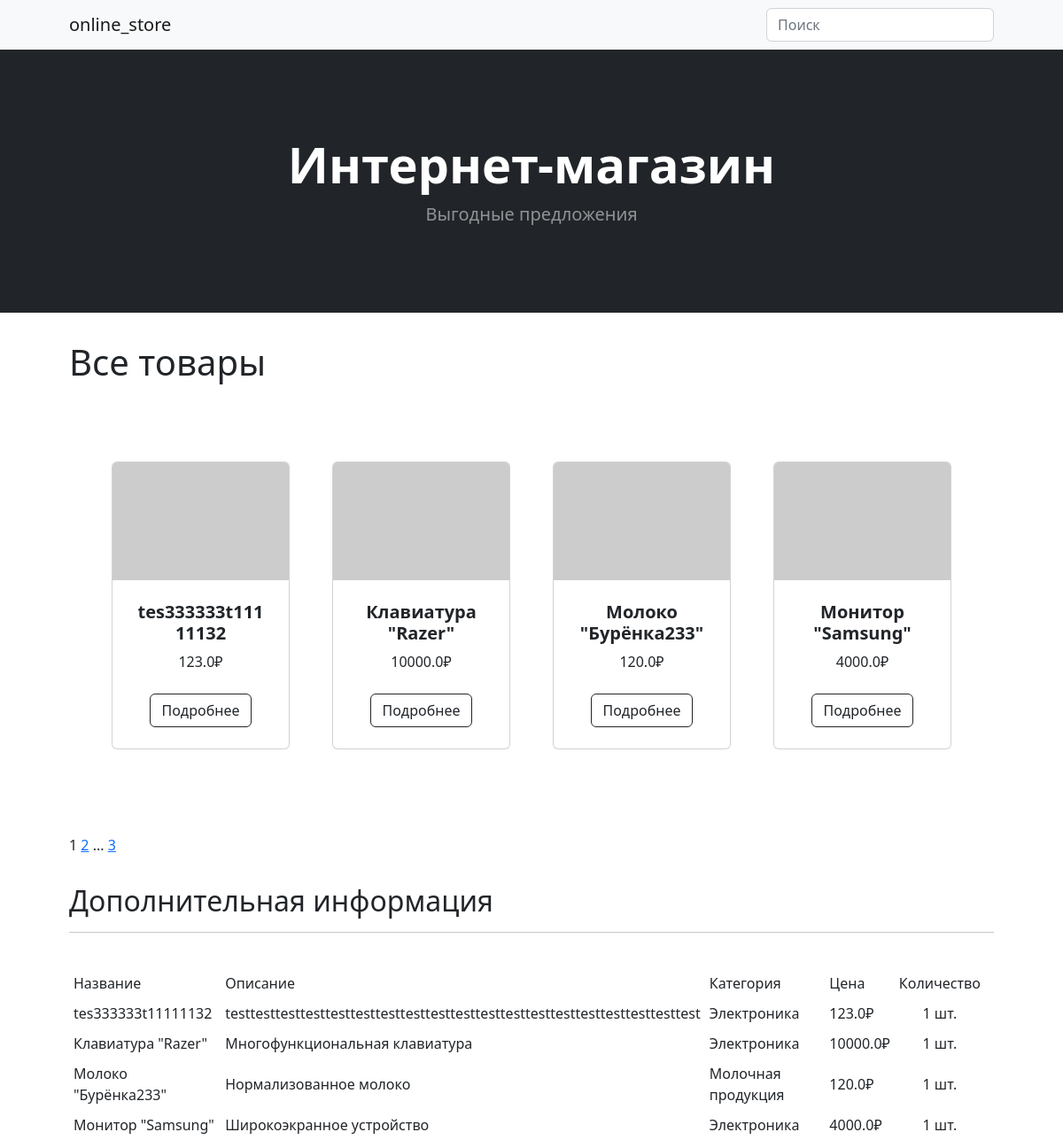
The app's page /, older data.
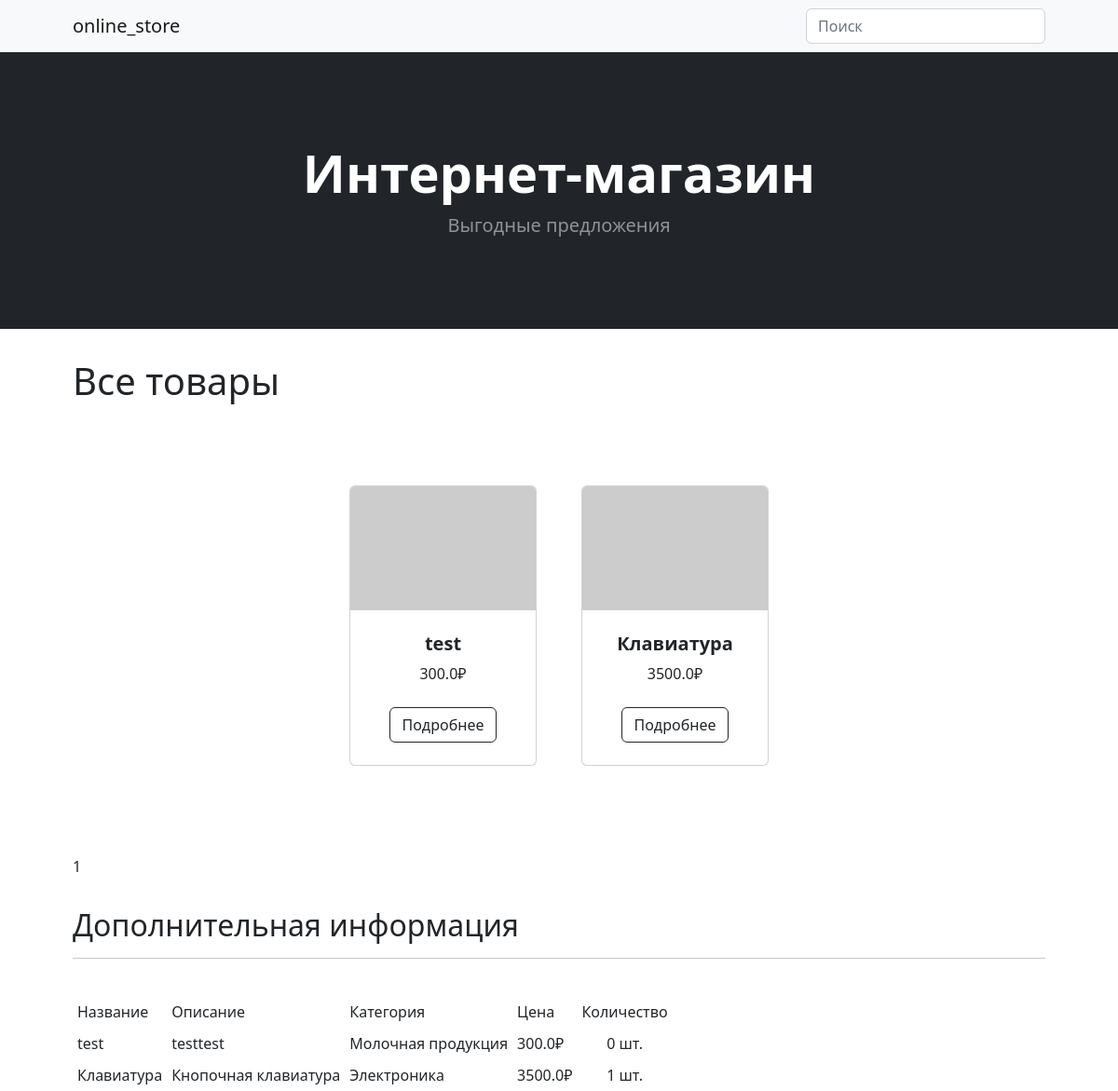
The same page, newer data.
### simpleapp/models.py (models this page shows, shortened)
class Product(models.Model):
    name = models.CharField(max_length=200, unique=True, verbose_name='Название') # названия товаров не должны повторяться
    description = models.CharField(max_length=200, verbose_name='Описание')
    quantity = models.IntegerField(validators=[MinValueValidator(0, 'Quantity should be >= 0.0')], verbose_name='Количество')
    category = models.ForeignKey(to='Category', on_delete=models.CASCADE, related_name='products', verbose_name='Категория') # все продукты в категории будут доступны через поле products, поле категории будет ссылаться на модель категории
    price = models.FloatField(validators=[MinValueValidator(0.0, 'Price should be >= 0.0')], verbose_name='Цена')
    def __str__(self):
        return f'{self.name.title()}: {self.description[:50]}'

class Category(models.Model):
    name = models.CharField(max_length=100, unique=True)

### simpleapp/views.py (the view)
# urls.py: path('', ProductsList.as_view(), name='product_list'),
class ProductsList(ListView):
    model = Product # модель, объекты которой предполагается выводить
    ordering = 'name' # поле для сортировки объектов
    template_name = 'products.html' # шаблон с инструкциями о способах отображения пользователю всех объектов
    context_object_name = 'products' # список, в котором будут лежать все объекты
    paginate_by = 4 # количество записей на странице
    def get_queryset(self):
        queryset = super().get_queryset()
        self.filterset = ProductFilter(self.request.GET, queryset)
        return self.filterset.qs
    def get_context_data(self, **kwargs):
        context = super().get_context_data(**kwargs) # с помощью super() мы обращаемся к родительским классам и ...
        context['filterset'] = self.filterset # добавляем в контекст объект фильтрации
        return context  # контекст - это словарь, который мы передаём в тэмлейт (в product и products).

### simpleapp/models.py (called while the page is built)
    def __str__(self):
        return self.name

### simpleapp/templatetags/custom_tags.py (called while the page is built)
@register.simple_tag(takes_context=True) # сообщаем Django, что для работы тега требуется передать context
def url_replace(context, **kwargs):
   d = context['request'].GET.copy() # копируем все параметры текущего запроса
   for k, v in kwargs.items(): # по указанным полям
      d[k] = v # устанавливаем новые значения, которые нам передали при использовании тега
   return d.urlencode() # кодируем параметры в формат, который может быть указан в строке браузера.

### templates/products.html (shortened to what this page needs)
{% extends 'flatpages/default.html' %}
{% load custom_filters %}
{% load custom_tags %}
{% load math_filters %}
{% load static %}
{% block header %}
<header class="bg-dark py-5">
            <div class="container px-4 px-lg-5 my-5">
                <div class="text-center text-white">
                    <h1 class="display-4 fw-bolder">Интернет-магазин</h1>
                    <p class="lead fw-normal text-white-50 mb-0">Выгодные предложения</p>
                </div>
            </div>
        </header>
{% endblock header %}
{% block content %}
<h1>Все товары</h1>
<section class="py-5">
            <div class="container px-4 px-lg-5 mt-5">
                <div class="row gx-4 gx-lg-5 row-cols-2 row-cols-md-3 row-cols-xl-4 justify-content-center">
                    {% if products %}
                        {% for product in products %}
                    <div class="col mb-5">
                        <div class="card h-100">
                            <img class="card-img-top" src="https://dummyimage.com/450x300/dee2e6/6c757d.jpg" alt="..." />
                            <div class="card-body p-4">
                                <div class="text-center">
                                    <h5 class="fw-bolder">{{ product.name }}</h5>
                                    {{ product.price }}₽
                                </div>
                            </div>
                            <div class="card-footer p-4 pt-0 border-top-0 bg-transparent">
                                <div class="text-center"><a class="btn btn-outline-dark mt-auto" href="http://127.0.0.1:8000/products/{{ product.id }}">Подробнее</a></div>
                            </div>
                        </div>
                    </div>
                    {% endfor %}
                    {% endif %}
     </section>
{{ page_obj.number }}
{% if page_obj.has_next %}
<a href="?{% url_replace page=page_obj.next_page_number %}">{{ page_obj.next_page_number }}</a>
{% if paginator.num_pages != page_obj.next_page_number %}
...
<a href="?{% url_replace page=page_obj.paginator.num_pages %}">{{ page_obj.paginator.num_pages }}</a>
{% endif %}
{% endif %}
<br>
<h2>Дополнительная информация</h2>
<hr>
<br>
{% if products %}
<table cellpadding="5">
    <tr>
        <td>Название</td>
        <td>Описание</td>
        <td>Категория</td>
        <td>Цена</td>
        <td>Количество</td>
    </tr>
    {% for product in products %}
    <tr>
        <td>{{ product.name }}</td>
        <td>{{ product.description|truncatewords:2 }}</td>
        <td>{{ product.category.name|truncatewords:2 }}</td>
        <td>{{ product.price }}₽</td>
        <td style="text-align: center;">{{ product.quantity }} шт.</td>
        <td>
        </td>
    </tr>
    {% endfor %}
</table>
{% else %}
<h4>Товаров нет!</h4>
{% endif %}
{% endblock content %}

Row changes from the older to the newer data that the page shows:
removed Product: name "tes333333t11111132", price "123.0", description "testtesttesttesttesttesttesttesttesttesttesttesttesttesttesttesttesttesttest", category.name "Электроника", quantity "1"
removed Product: name "Клавиатура \"Razer\"", price "10000.0", description "Многофункциональная клавиатура", category.name "Электроника", quantity "1"
removed Product: name "Молоко \"Бурёнка233\"", price "120.0", description "Нормализованное молоко", category.name "Молочная продукция", quantity "1"
removed Product: name "Монитор \"Samsung\"", price "4000.0", description "Широкоэкранное устройство", category.name "Электроника", quantity "1"
added Product: name "test", price "300.0", description "testtest", category.name "Молочная продукция", quantity "0"
added Product: name "Клавиатура", price "3500.0", description "Кнопочная клавиатура", category.name "Электроника", quantity "1"
Text that changed along with them:
{{ page_obj.next_page_number }}: "2" → (not shown)
{{ page_obj.paginator.num_pages }}: "3" → (not shown)
